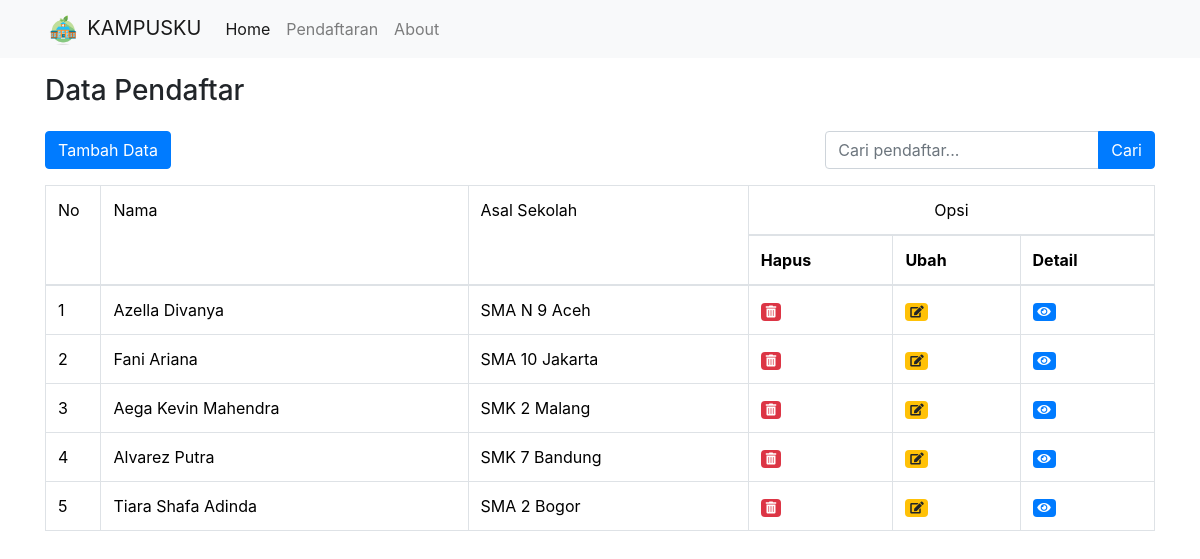
Page /public/pendaftaran on the committed database.
### tables this page shows
CREATE TABLE `pendaftaran` (
  `no_pendaftaran` int(10) NOT NULL,
  `tanggal_daftar` date NOT NULL,
  `nama` varchar(40) NOT NULL,
  `tempat_lahir` varchar(20) NOT NULL,
  `tanggal_lahir` date NOT NULL,
  `jenis_kelamin` varchar(20) NOT NULL,
  `agama` varchar(20) NOT NULL,
  `asal_sekolah` varchar(30) NOT NULL,
  `alamat` varchar(30) NOT NULL
);

### app/core/Controller.php (called while the page is built, shortened)
<?php
class Controller{
    public function view($view, $data = [])
    {
        require_once '../app/views/' . $view . '.php';
    }
    public function model($model)
    {
        return new $model;
    }
}

### app/controllers/Pendaftaran.php (called while the page is built, shortened)
<?php
class pendaftaran extends Controller {
    public function index()
    {
        $data['judul'] = 'Daftar Calon Mahasiswa';
        $data['pendaftaran'] = $this->model('Pendaftaran_model')->getAllPendaftaran();
        $this->view('templates/header', $data);
        $this->view('pendaftaran/index', $data);
        $this->view('templates/footer');
    }
}

### app/core/App.php (called while the page is built, shortened)
<?php
class App{
    protected $method = 'index';
    protected $params = [];
    public function __construct()
    {
        $this->controller = new $this->controller;
        call_user_func_array([$this->controller, $this->method], $this->params);
    }
}

### public/index.php (called while the page is built, shortened)
<?php
$app = new App;

### app/core/Database.php (called while the page is built, shortened)
<?php
class Database
{
    private $host = DB_HOST;
    private $user = DB_USER;
    private $pass = DB_PASS;
    private $db_name = DB_NAME;
    private $dbh;
    private $stmt;
    public function __construct()
    {
        $dsn = 'mysql:host=' . $this->host . ';dbname=' . $this->db_name;
        $option = [
            PDO::ATTR_PERSISTENT => true,
            PDO::ATTR_ERRMODE => PDO::ERRMODE_EXCEPTION
        ];
        try {
            $this->dbh = new PDO($dsn, $this->user, $this->pass, $option);
        } catch (PDOException $e) {
            die($e->getMessage());
        }
    }
    public function query($query)
    {
        $this->stmt = $this->dbh->prepare($query);
    }
    public function execute()
    {
        $this->stmt->execute();
    }
    public function resultAll()
    {
        $this->execute();
        return $this->stmt->fetchAll(PDO::FETCH_ASSOC);
    }
}

### app/models/Pendaftaran_model.php (called while the page is built, shortened)
<?php
class Pendaftaran_model {
    private $table = 'pendaftaran';
    private $db ;
    public function __construct()
    {
        $this->db = new Database;
    }
    public function getAllPendaftaran()
    {
    $this->db->query('SELECT * FROM ' . $this->table);
    return $this->db->resultAll();
    }
}

### app/views/pendaftaran/index.php (the view, shortened to what this page needs)
<link rel="stylesheet" href="https://stackpath.bootstrapcdn.com/bootstrap/4.3.1/css/bootstrap.min.css">
<div class="container mt-3">
    <div class="row">
        <div class="col-md-6 mb-3">
            <h3>Data Pendaftar</h3>
        </div>
    </div>
    <div class="row">
        <div class="col-md-6 text-left">
            <a href="<?= BASEURL; ?>/Pendaftaran/fromtambah"
            class="btn btn-primary">Tambah Data</a>
        </div>
        <div class="col-md-6 text-right">
            <form action="<?= BASEURL; ?>/pendaftaran/cari" method="post" class="form-inline">
                <div class="input-group ml-auto">
                    <input type="text" class="form-control" placeholder="Cari pendaftar..." name="keyword" id="keyword" autocomplete="off">
                    <div class="input-group-append">
                        <button class="btn btn-primary" type="submit" id="tombolCari">Cari</button>
                    </div>
                </div>
            </form>
        </div>
    </div>
    <div class="row mt-3">
        <div class="col-12">
            <?php if (!empty($data['pendaftaran'])) : ?>
                <table class="table table-bordered">
                    <thead>
                        <tr>
                        <td rowspan="2" width="5%"> No</td>
                            <td rowspan="2">Nama</td>
                            <td rowspan="2">Asal Sekolah</td>
                            <td colspan="3" style="text-align:center;">Opsi</td>
                    </tr>
                    <tr>
                      <th>Hapus</th>
                      <th>Ubah</th>
                      <th>Detail</th>
                </thead>
                    <tbody>
                        <?php $i = 1; foreach ($data['pendaftaran'] as $pendaftaran) : ?>
                            <tr>
                                <td><?= $i; ?></td>
                                <td><?= $pendaftaran['nama'] ?></td>
                                <td><?= $pendaftaran['asal_sekolah'] ?></td>
                                <td><a href="<?= BASEURL; ?>/pendaftaran/hapus/<?= $pendaftaran['no_pendaftaran']; ?>"
                                class="badge badge-danger" onclick="return confirm('Yakin hapus data?')">
                                <i class="fas fa-trash-alt"></i>
                            </a></td>
                        <td><a href="<?= BASEURL; ?>/Pendaftaran/fromubah/<?= $pendaftaran['no_pendaftaran']; ?>"
                                class="badge badge-warning">
                                <i class="fas fa-edit"></i>
                            </a></td>
                        <td><a href="<?= BASEURL; ?>/pendaftaran/detail/<?= $pendaftaran['no_pendaftaran']; ?>"
                                class="badge badge-primary">
                                <i class="fas fa-eye"></i>
                            </a></td>
                            </tr>
                        <?php $i++; endforeach; ?>
                    </tbody>
                </table>
            <?php else : ?>
                <p>Tidak ada data pendaftar</p>
            <?php endif; ?>
        </div>
    </div>
</div>

### app/views/templates/header.php (shortened to what this page needs)
<!DOCTYPE html>
<html lang="en">
<head>
    <link rel="stylesheet" href="<?= BASEURL; ?>/css/bootstrap.css">
    <link rel="stylesheet" href="https://cdnjs.cloudflare.com/ajax/libs/font-awesome/5.15.4/css/all.min.css">
</head>
<body>
<nav class="navbar navbar-expand-lg navbar-light bg-light">
    <div class="container">
       <a class="navbar-brand" href="<?= BASEURL; ?>">
    <img src="img/logo.png" alt="Logo" height="30">
    KAMPUSKU
</a>
        <div class="collapse navbar-collapse" id="navbarNavAltMarkup">
            <div class="navbar-nav">
                <a class="nav-item nav-link active" href="<?= BASEURL; ?>">Home <span class="sr-only">(current)</span></a>
                <a class="nav-item nav-link" href="<?= BASEURL; ?>/pendaftaran">Pendaftaran</a>
                <a class="nav-item nav-link" href="<?= BASEURL; ?>/about">About</a>
            </div>
        </div>
    </div>
</nav>
</body>
</html>

### app/views/templates/footer.php (shortened to what this page needs)
</body>
</html>

### rows in the picture
pendaftaran: nama "Azella Divanya", asal_sekolah "SMA N 9 Aceh"
pendaftaran: nama "Fani Ariana", asal_sekolah "SMA 10 Jakarta"
pendaftaran: nama "Aega Kevin Mahendra", asal_sekolah "SMK 2 Malang"
pendaftaran: nama "Alvarez Putra", asal_sekolah "SMK 7 Bandung"
pendaftaran: nama "Tiara Shafa Adinda", asal_sekolah "SMA 2 Bogor"
